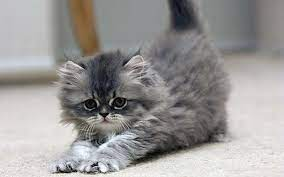
#> input picture multiprocessing-and-multithreading/files/images.jpeg, 284 x 177 px
$ python exercise-9.py
#> lines starting #> are read from the running program, lines starting #| are printed output that depends on the picture
# 9. Implement an image processing application using multiple threads. Every
# threadprocesses another part of the image.

import threading
from PIL import Image

def process_image_region(file_path, region, results, index):
    """
    Processes a region of the image.

    Parameters:
    file_path (str): Path to the image file.
    region (tuple): The region to process (left, upper, right, lower).
    results (list): The list to store the processed region.
    index (int): The index to store the result in the list.
    """
    try:
        with Image.open(file_path) as image:
            cropped_image = image.crop(region)
            processed_image = cropped_image.convert("L")
            results[index] = (region, processed_image)
            print(f"Processed region {region}")
    except Exception as e:
        results[index] = None
        print(f"Failed to process region {region}: {e}")

def main():
    input_image_path = './files/images.jpeg'
    output_image_path = 'output_image.jpg'
    num_threads = 4

    image = Image.open(input_image_path)
#> image is the input picture: PIL image 284x177 RGB; mean R, G, B 154.7, 152, 151.1
    width, height = image.size
#> width = 284; height = 177
    region_height = height // num_threads
#> region_height = 44

    results = [None] * num_threads
    threads = []

    for i in range(num_threads):
        left = 0
        upper = i * region_height
        right = width
        lower = (i + 1) * region_height if i != num_threads - 1 else height
        region = (left, upper, right, lower)

        thread = threading.Thread(
            target=process_image_region,
            args=(input_image_path, region, results, i)
            )
        threads.append(thread)
        thread.start()

    for thread in threads:
        thread.join()

    output_image = Image.new("L", (width, height))
#> output_image: PIL image 284x177 L; every value is 0
    for result in results:
        if result is not None:
            region, processed_image = result
            output_image.paste(processed_image, region)
#> this loop made 4 passes
#> pass 1, in main, `region, processed_image = result`:
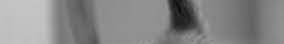
#> processed_image: PIL image 284x44 L; min 10, max 197, mean 135.5
#> pass 2, in main, `region, processed_image = result`:
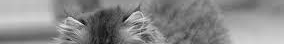
#> processed_image: PIL image 284x44 L; min 0, max 238, mean 136.8
#> pass 3, in main, `region, processed_image = result`:
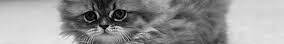
#> processed_image: PIL image 284x44 L; min 0, max 243, mean 149.9
#> after the loop:
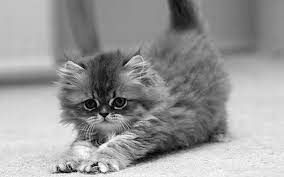
#> output_image: PIL image 284x177 L; min 0, max 255, mean 152.7
#> after the loop:
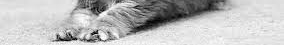
#> processed_image: PIL image 284x45 L; min 0, max 255, mean 187.8

    output_image.save(output_image_path)
    print(f"Processed image saved as {output_image_path}")

if __name__ == "__main__":
    main()
